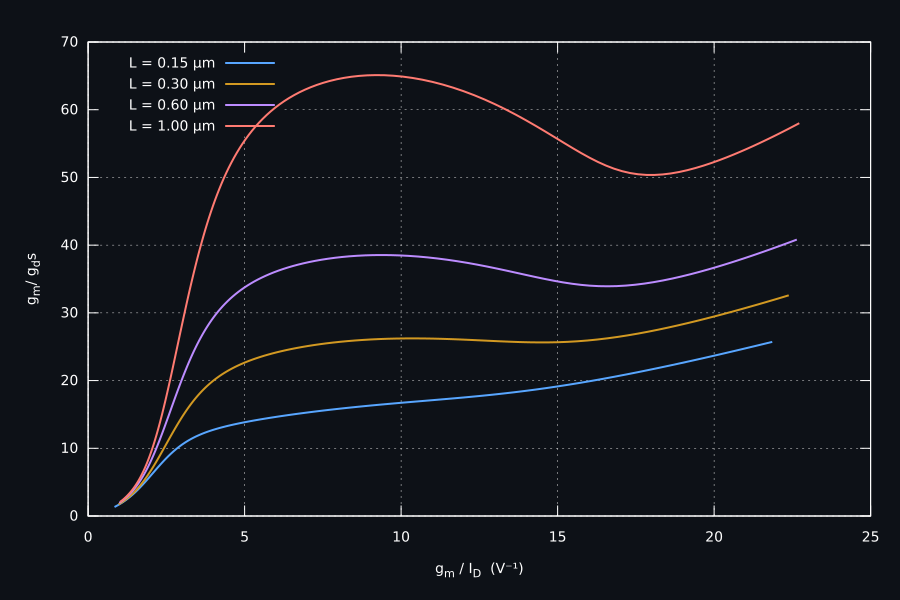

Recreate this plot in gnuplot.

set terminal svg size 900,600 enhanced font "DejaVu Sans,14"  background rgb "#0d1117"
set output "gm_gds_vs_gm_id.svg"

set border lc rgb "#ffffff"
set tics textcolor rgb "#ffffff"
set xlabel "g_m / I_D  (V⁻¹)" textcolor rgb "#ffffff"
set ylabel "g_m / g_ds" textcolor rgb "#ffffff"

set grid lc rgb "#dddddd" lw 0.5

set lmargin 9
set rmargin 3
set tmargin 2
set bmargin 4

set key left top textcolor "#ffffff"

plot \
    "pmos_l0p35_tt.dat"  using 5:6 with lines lw 2 lc rgb "#58a6ff" title "L = 0.15 µm", \
    "pmos_l0p5_tt.dat"  using 5:6 with lines lw 2 lc rgb "#d29922" title "L = 0.30 µm", \
    "pmos_l0p7_tt.dat"  using 5:6 with lines lw 2 lc rgb "#bc8cff" title "L = 0.60 µm", \
    "pmos_l1p0_tt.dat"  using 5:6 with lines lw 2 lc rgb "#ff7b72" title "L = 1.00 µm"
